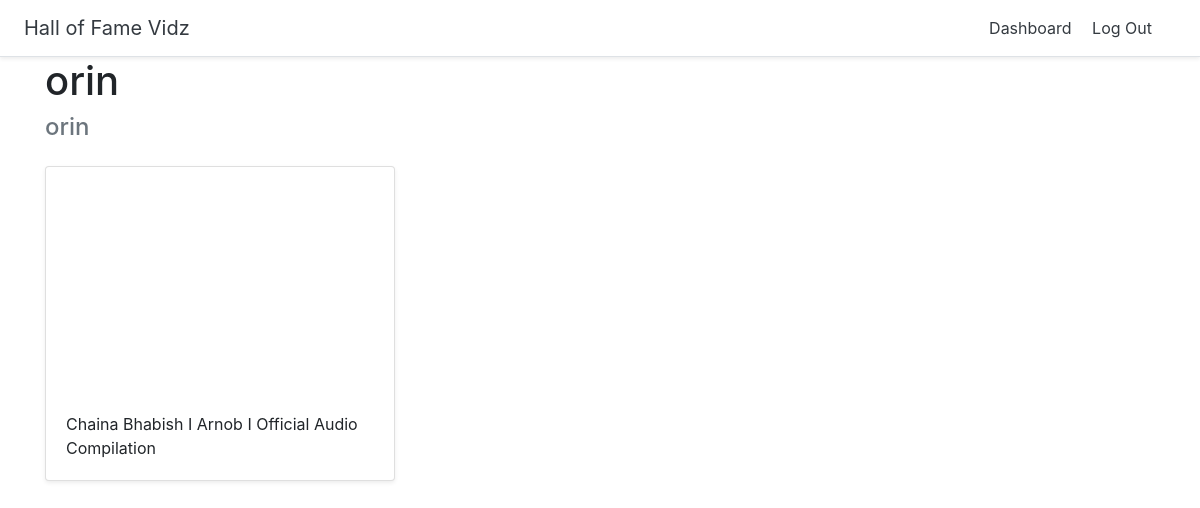
/halloffame/3 (signed in), run on the app's committed database.
### halls/models.py (models this page shows)
class Hall(models.Model):
    title=models.CharField(max_length=200)
    user=models.ForeignKey(User,on_delete=models.CASCADE)

class Video(models.Model):
    title=models.CharField(max_length=255)
    url=models.URLField()
    youtube_id=models.CharField(max_length=255)
    hall=models.ForeignKey(Hall,on_delete=models.CASCADE)

### halls/views.py (the view)
# urls.py: path('halloffame/<int:pk>',views.DetailHall.as_view(),name='detail_hall'),
class DetailHall(LoginRequiredMixin,generic.DetailView):
    model=Hall
    template_name='halls/detail_hall.html'

### halls/templates/halls/detail_hall.html (shortened to what this page needs)
{% extends 'halls/base.html' %} {% block content %}
<div class="container">
    <h1>{{ hall.title }}</h1>
    <h4 class="text-muted">{{ hall.user.username }}</h4>
    <div class="row">
        {% for video in hall.video_set.all %}
        <div class="col-md-4 mt-3">
            <div class="card mb-4 shadow-sm">
                <iframe width="100%" height="225" src="https://www.youtube.com/embed/{{ video.youtube_id }}" frameborder="0" allow="accelerometer; autoplay; encrypted-media; gyroscope; picture-in-picture" allowfullscreen></iframe>
                <div class="card-body">
                    <p class="card-text">{{ video.title }}</p>
                </div>
            </div>
        </div>
        {% endfor %}
    </div>
</div>
{% endblock %}

### data on the page
Hall: title "orin", user.username "orin"
Video: title "Chaina Bhabish I Arnob I Official Audio Compilation"
